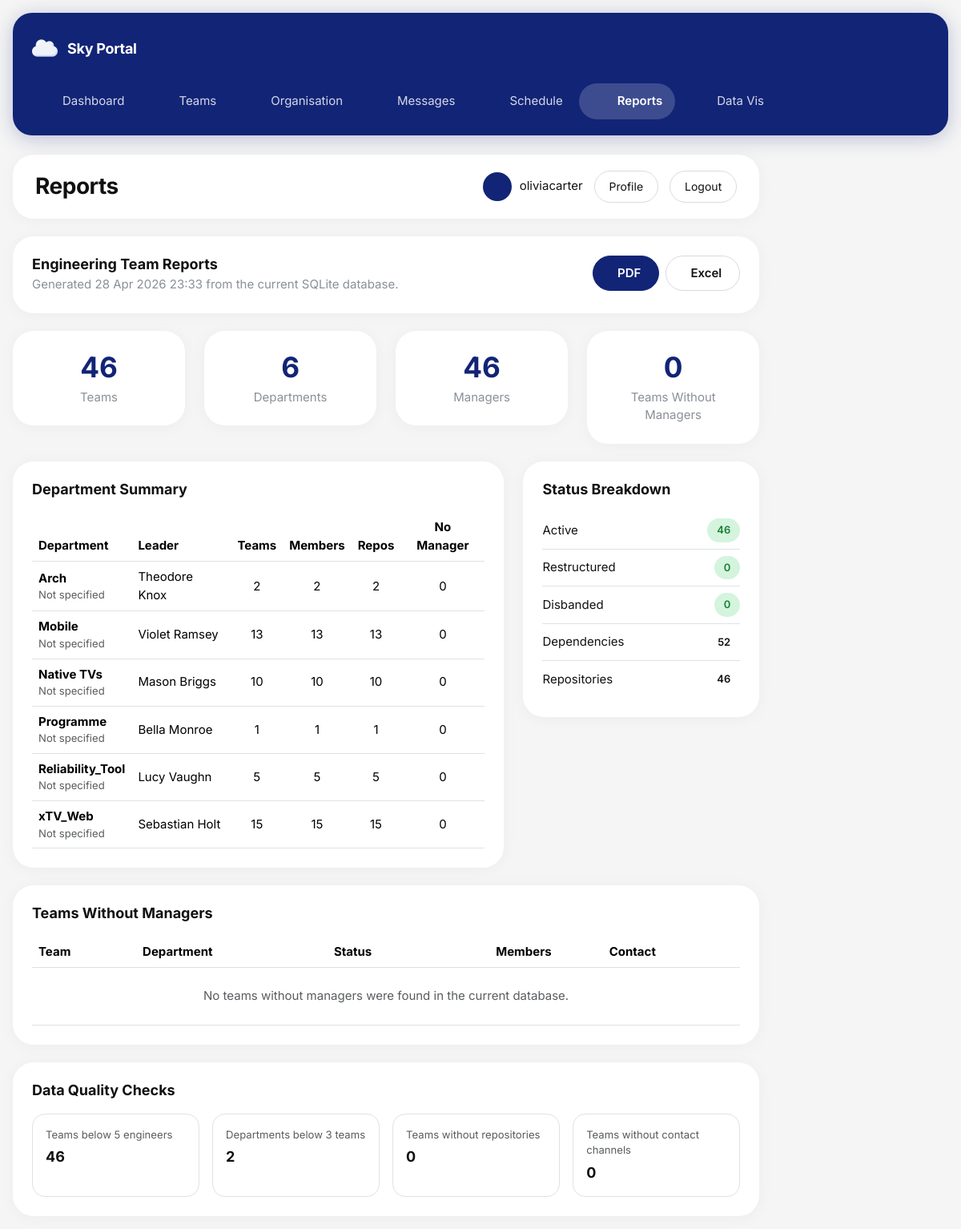
The app's page /reports/ (signed in) with its own data.
### organisation/models.py (models this page shows, shortened)
class Department(models.Model):
    name = models.CharField(max_length=100, unique=True)
    description = models.TextField(blank=True)
    specialisation = models.CharField(max_length=200, blank=True)
    leader = models.ForeignKey(
        User,
        on_delete=models.SET_NULL,
        null=True,
        blank=True,
        related_name='led_departments'
    )
    created_at = models.DateTimeField(auto_now_add=True)
    updated_at = models.DateTimeField(auto_now=True)

### reports/views.py (the view)
# urls.py: path('', RedirectView.as_view(pattern_name='dashboard', permanent=False)),
@login_required
def dashboard(request):
    return render(request, 'reports/reports_dashboard.html', _build_report_data())

### reports/views.py (called while the page is built)
def _status_summaries(teams):
    return [
        {
            'key': key,
            'label': label,
            'count': sum(1 for team in teams if team.status == key),
        }
        for key, label in Team.STATUS_CHOICES
    ]

def _department_summaries(departments, teams):
    summaries = []
    for department in departments:
        department_teams = [team for team in teams if team.department_id == department.id]
        summaries.append({
            'department': department,
            'team_count': len(department_teams),
            'manager_count': len({team.manager_id for team in department_teams if team.manager_id}),
            'member_count': sum(team.members.count() for team in department_teams),
            'repository_count': sum(1 for team in department_teams if team.code_repository),
            'without_manager_count': sum(1 for team in department_teams if not team.manager_id),
            'active_count': sum(1 for team in department_teams if team.status == 'active'),
        })
    return summaries

### reports/templates/reports/reports_dashboard.html (shortened to what this page needs)
{% extends "base.html" %}
{% block nav_reports %}active{% endblock %}
{% block page_heading %}Reports{% endblock %}
{% block content %}
<div class="panel-card">
    <div class="card-body">
        <div class="d-flex justify-content-between align-items-start flex-wrap gap-3">
            <div>
                <h2 class="sky-section-title mb-1">Engineering Team Reports</h2>
                <p class="page-subtitle">
                    Generated {{ generated_at|date:"d M Y H:i" }} from the current SQLite database.
                </p>
            </div>
            <div class="d-flex gap-2 flex-wrap">
                <a href="{% url 'reports:download_pdf' %}" class="btn btn-sky-primary">
                    PDF
                </a>
                <a href="{% url 'reports:download_excel' %}" class="btn btn-sky-secondary">
                    Excel
                </a>
            </div>
        </div>
    </div>
</div>
<div class="row g-4">
    <div class="col-md-3">
        <div class="panel-card">
            <div class="card-body text-center">
                <h2 class="stat-number">{{ total_teams }}</h2>
                <p class="page-subtitle">Teams</p>
            </div>
        </div>
    </div>
    <div class="col-md-3">
        <div class="panel-card">
            <div class="card-body text-center">
                <h2 class="stat-number">{{ total_departments }}</h2>
                <p class="page-subtitle">Departments</p>
            </div>
        </div>
    </div>
    <div class="col-md-3">
        <div class="panel-card">
            <div class="card-body text-center">
                <h2 class="stat-number">{{ total_managers }}</h2>
                <p class="page-subtitle">Managers</p>
            </div>
        </div>
    </div>
    <div class="col-md-3">
        <div class="panel-card">
            <div class="card-body text-center">
                <h2 class="stat-number">{{ teams_without_managers|length }}</h2>
                <p class="page-subtitle">Teams Without Managers</p>
            </div>
        </div>
    </div>
</div>
<div class="row g-4">
    <div class="col-lg-8">
        <div class="panel-card">
            <div class="card-body">
                <h3 class="sky-section-title">Department Summary</h3>
                <div class="table-responsive">
                    <table class="table align-middle mb-0">
                        <thead>
                            <tr>
                                <th>Department</th>
                                <th>Leader</th>
                                <th class="text-center">Teams</th>
                                <th class="text-center">Members</th>
                                <th class="text-center">Repos</th>
                                <th class="text-center">No Manager</th>
                            </tr>
                        </thead>
                        <tbody>
                            {% for item in department_summaries %}
                            <tr>
                                <td>
                                    <strong>{{ item.department.name }}</strong>
                                    <div class="text-muted small">{{ item.department.specialisation|default:"Not specified" }}</div>
                                </td>
                                <td>
                                    {% if item.department.leader %}
                                        {{ item.department.leader.get_full_name|default:item.department.leader.username }}
                                    {% else %}
                                        Not assigned
                                    {% endif %}
                                </td>
                                <td class="text-center">{{ item.team_count }}</td>
                                <td class="text-center">{{ item.member_count }}</td>
                                <td class="text-center">{{ item.repository_count }}</td>
                                <td class="text-center">{{ item.without_manager_count }}</td>
                            </tr>
                            {% empty %}
                            <tr>
                                <td colspan="6" class="text-center text-muted py-4">No departments found.</td>
                            </tr>
                            {% endfor %}
                        </tbody>
                    </table>
                </div>
            </div>
        </div>
    </div>
    <div class="col-lg-4">
        <div class="panel-card">
            <div class="card-body">
                <h3 class="sky-section-title">Status Breakdown</h3>
                {% for item in status_summaries %}
                    <div class="d-flex justify-content-between align-items-center py-2 border-bottom">
                        <span>{{ item.label }}</span>
                        <span class="sky-badge sky-badge-active">{{ item.count }}</span>
                    </div>
                {% endfor %}
                <div class="d-flex justify-content-between align-items-center py-2 border-bottom">
                    <span>Dependencies</span>
                    <span class="sky-badge">{{ total_dependencies }}</span>
                </div>
                <div class="d-flex justify-content-between align-items-center py-2">
                    <span>Repositories</span>
                    <span class="sky-badge">{{ total_repositories }}</span>
                </div>
            </div>
        </div>
    </div>
</div>
<div class="panel-card">
    <div class="card-body">
        <h3 class="sky-section-title">Teams Without Managers</h3>
        <div class="table-responsive">
            <table class="table align-middle mb-0">
                <thead>
                    <tr>
                        <th>Team</th>
                        <th>Department</th>
                        <th>Status</th>
                        <th class="text-center">Members</th>
                        <th>Contact</th>
                    </tr>
                </thead>
                <tbody>
                    {% for team in teams_without_managers %}
                    <tr>
                        <td><strong>{{ team.name }}</strong></td>
                        <td>{{ team.department.name|default:"Not assigned" }}</td>
                        <td>{{ team.get_status_display }}</td>
                        <td class="text-center">{{ team.members.count }}</td>
                        <td>
                            {% if team.email %}
                                {{ team.email }}
                            {% elif team.slack_channel %}
                                {{ team.slack_channel }}
                            {% else %}
                                No contact channel
                            {% endif %}
                        </td>
                    </tr>
                    {% empty %}
                    <tr>
                        <td colspan="5" class="text-center text-muted py-4">
                            No teams without managers were found in the current database.
                        </td>
                    </tr>
                    {% endfor %}
                </tbody>
            </table>
        </div>
    </div>
</div>
<div class="panel-card">
    <div class="card-body">
        <h3 class="sky-section-title">Data Quality Checks</h3>
        <div class="row g-3">
            <div class="col-md-3">
                <div class="p-3 rounded-4 border h-100">
                    <div class="text-muted small mb-1">Teams below 5 engineers</div>
                    <div class="quick-action-title mb-0">{{ teams_below_member_requirement|length }}</div>
                </div>
            </div>
            <div class="col-md-3">
                <div class="p-3 rounded-4 border h-100">
                    <div class="text-muted small mb-1">Departments below 3 teams</div>
                    <div class="quick-action-title mb-0">{{ departments_below_team_requirement|length }}</div>
                </div>
            </div>
            <div class="col-md-3">
                <div class="p-3 rounded-4 border h-100">
                    <div class="text-muted small mb-1">Teams without repositories</div>
                    <div class="quick-action-title mb-0">{{ teams_without_repository|length }}</div>
                </div>
            </div>
            <div class="col-md-3">
                <div class="p-3 rounded-4 border h-100">
                    <div class="text-muted small mb-1">Teams without contact channels</div>
                    <div class="quick-action-title mb-0">{{ teams_without_contact|length }}</div>
                </div>
            </div>
        </div>
    </div>
</div>
{% endblock %}

### templates/base.html (shortened to what this page needs)
<!DOCTYPE html>
<html lang="en">
<head>
    {% load static %}
    <link href="https://cdn.jsdelivr.net/npm/bootstrap@5.3.3/dist/css/bootstrap.min.css" rel="stylesheet">
    <link href="{% static 'css/styles.css' %}" rel="stylesheet">
</head>
<body>
    {% block fullpage %}
    <div class="app-layout">
        <aside class="app-sidebar">
            <div class="app-sidebar-inner">
                <div class="sidebar-brand">
                    <div class="top-shell-brand d-flex align-items-center gap-2">
                        <img src="{% static 'images/cloud.png' %}" alt="Sky Logo" style="height: 32px;">
                    </div>
                    <div class="sidebar-brand-text">Sky Portal</div>
                </div>
                <nav class="sidebar-nav">
                    <a href="/teams/dashboard/" class="sidebar-link {% block nav_dashboard %}{% endblock %}">
                        <span>Dashboard</span>
                    </a>
                    <a href="/teams/" class="sidebar-link {% block nav_teams %}{% endblock %}">
                        <span>Teams</span>
                    </a>
                    <a href="/organisation/" class="sidebar-link {% block nav_organisation %}{% endblock %}">
                        <span>Organisation</span>
                    </a>
                    <a href="/messages/" class="sidebar-link {% block nav_messages %}{% endblock %}">
                        <span>Messages</span>
                    </a>
                    <a href="/schedule/" class="sidebar-link {% block nav_schedule %}{% endblock %}">
                        <span>Schedule</span>
                    </a>
                    <a href="/reports/" class="sidebar-link {% block nav_reports %}{% endblock %}">
                        <span>Reports</span>
                    </a>
                    <a href="/datavis/" class="sidebar-link {% block nav_datavis %}{% endblock %}">
                        <span>Data Vis</span>
                    </a>
                </nav>
            </div>
        </aside>
        <div class="app-main">
            <header class="top-shell">
                <div class="top-shell-title-wrap">
                    <h1 class="top-shell-title">{% block page_heading %}Sky Portal{% endblock %}</h1>
                </div>
                <div class="top-shell-right">
                    {% if user.is_authenticated %}
                        <div class="top-shell-profile">
                            <div class="top-shell-avatar"></div>
                            <span class="top-shell-username">{{ user.username }}</span>
                        </div>
                        <a href="/accounts/profile/" class="top-shell-pill-link">Profile</a>
                        <form method="post" action="/accounts/logout/" class="mb-0">
                            <button type="submit" class="top-shell-pill-link top-shell-pill-light">Logout</button>
                        </form>
                    {% else %}
                        <a href="/accounts/login/" class="top-shell-pill-link top-shell-pill-light">Login</a>
                        <a href="/accounts/signup/" class="top-shell-pill-link">Sign Up</a>
                    {% endif %}
                </div>
            </header>
            <main class="page-content">
                {% block content %}{% endblock %}
            </main>
        </div>
    </div>
    {% endblock %}
</body>
</html>

### records on screen
Department: department.name "Arch", department.specialisation "Not specified", department.leader.get_full_name "Theodore Knox", team_count "2", member_count "2", repository_count "2", without_manager_count "0"
Department: department.name "Mobile", department.specialisation "Not specified", department.leader.get_full_name "Violet Ramsey", team_count "13", member_count "13", repository_count "13", without_manager_count "0"
Department: department.name "Native TVs", department.specialisation "Not specified", department.leader.get_full_name "Mason Briggs", team_count "10", member_count "10", repository_count "10", without_manager_count "0"
Department: department.name "Programme", department.specialisation "Not specified", department.leader.get_full_name "Bella Monroe", team_count "1", member_count "1", repository_count "1", without_manager_count "0"
Department: department.name "Reliability_Tool", department.specialisation "Not specified", department.leader.get_full_name "Lucy Vaughn", team_count "5", member_count "5", repository_count "5", without_manager_count "0"
Department: department.name "xTV_Web", department.specialisation "Not specified", department.leader.get_full_name "Sebastian Holt", team_count "15", member_count "15", repository_count "15", without_manager_count "0"

### other values on screen
{{ user.username }} "oliviacarter"
{{ total_teams }} "46"
{{ total_departments }} "6"
{{ total_managers }} "46"
{{ teams_without_managers|length }} "0"
{{ item.label }} "Active" "Restructured" "Disbanded"
{{ item.count }} "46" "0" "0"
{{ total_dependencies }} "52"
{{ total_repositories }} "46"
{{ teams_below_member_requirement|length }} "46"
{{ departments_below_team_requirement|length }} "2"
{{ teams_without_repository|length }} "0"
{{ teams_without_contact|length }} "0"
